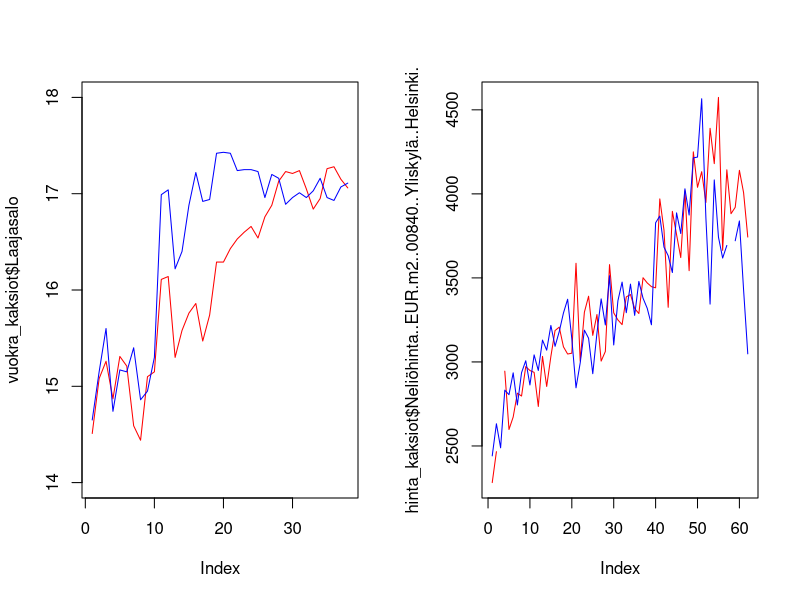
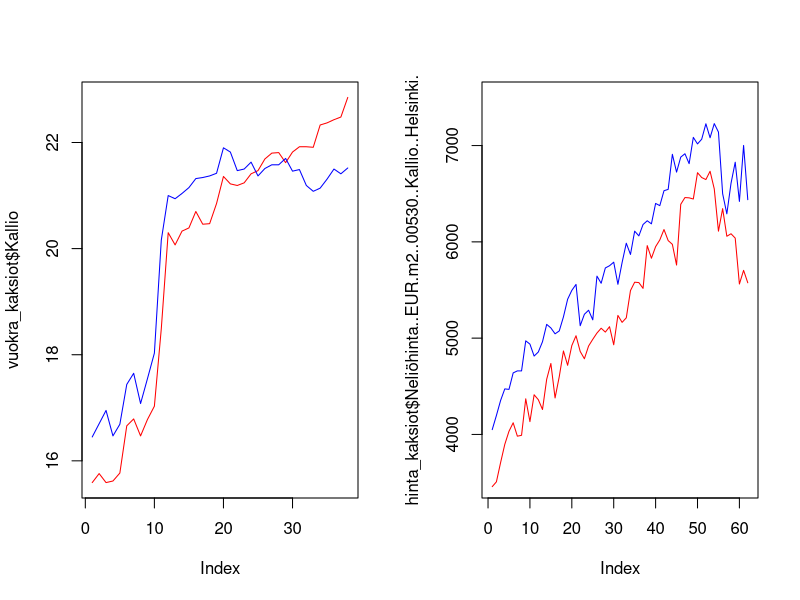

These figures' R source, in order: (Note: this script raises an error after producing the figures.)

# setup work space
filepath <- '/Users/tatu/Desktop/startup/hedged-fund/'
setwd(filepath)
data <- read.csv('apartments_final.csv', header = T)

# get data
vuokra_kaksiot <- read.csv('kaksiot_vuokra.csv', header = T, skip = 2, stringsAsFactors=FALSE, fileEncoding="latin1")
hinta_kaksiot <- read.csv('kaksiot_hinta.csv', header = T, skip = 2, stringsAsFactors=FALSE, fileEncoding="latin1")

# transform column data
colnames(vuokra_kaksiot) <- gsub('Neliövuokra..eur.m2..', '', colnames(vuokra_kaksiot))
colnames(vuokra_kaksiot) <-gsub('Helsinki', '', colnames(vuokra_kaksiot))
colnames(vuokra_kaksiot) <-gsub('[^[:alnum:] ]', '', colnames(vuokra_kaksiot))
colnames(vuokra_kaksiot) <-gsub('[[:digit:]]+', '', colnames(vuokra_kaksiot))
unique(data$area)

# Oulunkylä v. Laajasalo
par(mfrow=c(1,2))
plot(vuokra_kaksiot$Laajasalo, type = 'l', col = 'red', ylim=c(14,18))
lines(vuokra_kaksiot$OulunkyläPatola, col = 'blue')

plot(hinta_kaksiot$Neliöhinta..EUR.m2..00840..Yliskylä..Helsinki., type ='l', col ='red')
lines(hinta_kaksiot$Neliöhinta..EUR.m2..00640..Oulunkylä...Patola..Helsinki., col ='blue')

# Taka-töölö v. Kallio
plot(vuokra_kaksiot$Kallio, type = 'l', col = 'red')
lines(vuokra_kaksiot$TakaTöölö, col = 'blue')

plot(hinta_kaksiot$Neliöhinta..EUR.m2..00530..Kallio..Helsinki., type = 'l', col = 'red', ylim = c(3500,7500))
lines(hinta_kaksiot$Neliöhinta..EUR.m2..00250..Taka.Töölö..Helsinki., col = 'blue')

# https://stackoverflow.com/questions/42464767/how-to-run-lm-regression-for-every-column-in-r
storage <- list()
for(i in 4:length(names(vuokra_kaksiot)[-1])) {
  storage[[i]] <- lm(get(i) ~ x, vuokra_kaksiot)
}













